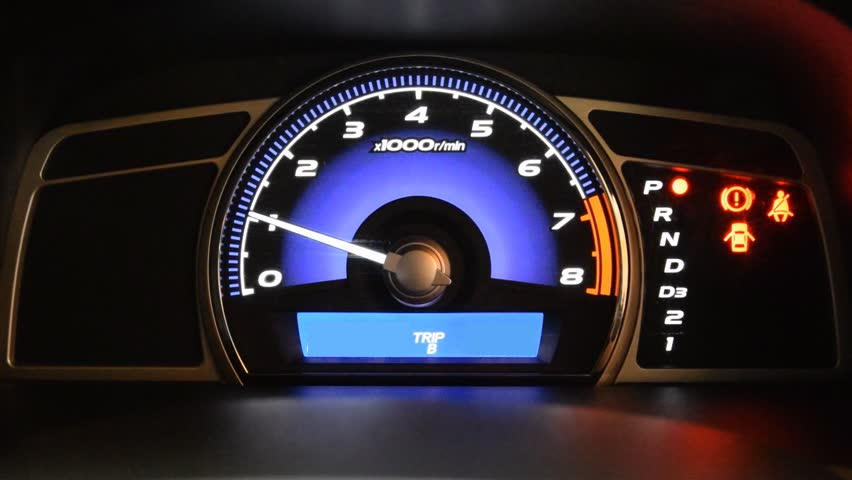
#> input picture dashboard.jpg, 852 x 480 px
$ python test.py   (older library calls are emulated)
#> lines starting #> are read from the running program, lines starting #| are printed output that depends on the picture
#> further down, img_input is the input picture: shape (480, 852, 3); mean B, G, R 44.2, 36.1, 42
import sys

import cv2
import numpy as np

# Draw rectangle on top of the input image
def draw_rectangle():
    x_init = 350
    y_init = 330
    x=450
    y=380
    top_left_pt, bottom_right_pt = (x_init,y_init), (x,y)

    # Create the "negative" film effect for the selected # region
    img[y_init:y, x_init:x] = 255 - img[y_init:y, x_init:x]

    # Draw rectangle around the selected region
    cv2.rectangle(img, top_left_pt, bottom_right_pt, (0,255,0), 2)
    rect_final = (x_init, y_init, x-x_init, y-y_init)

    # Remove the object in the selected region
    remove_object(img_orig, rect_final)

# Computing the energy matrix using modified algorithm
def compute_energy_matrix_modified(img, rect_roi):
#> called with rect_roi = (350, 330, 100, 50)
    gray = cv2.cvtColor(img, cv2.COLOR_BGR2GRAY)
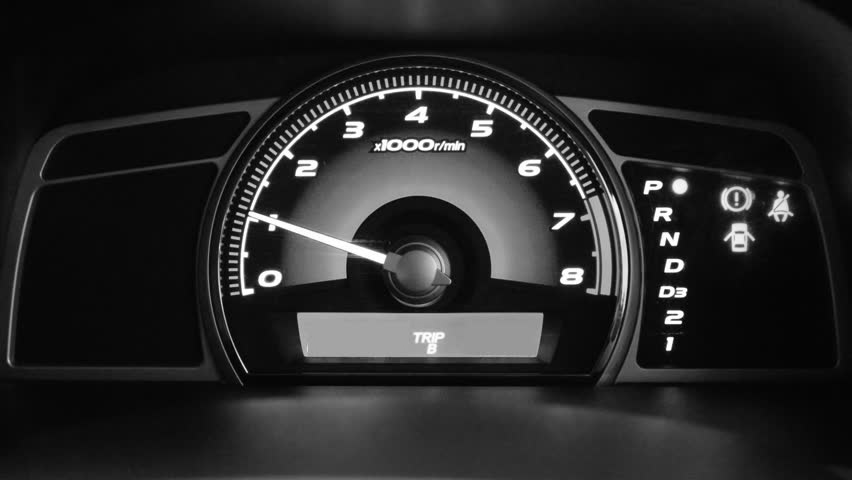
#> gray: shape (480, 852); min 0, max 255, mean 38.8

    # Compute the X derivative
    sobel_x = cv2.Sobel(gray,cv2.CV_64F,1,0,ksize=3)
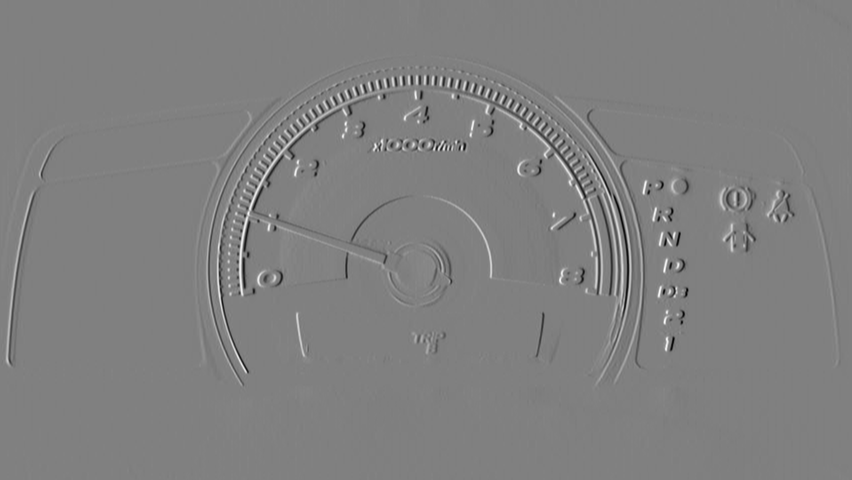
#> sobel_x: shape (480, 852) float64; min -920, max 907, mean 0; drawn with min black and max white

    # Compute the Y derivative
    sobel_y = cv2.Sobel(gray,cv2.CV_64F,0,1,ksize=3)
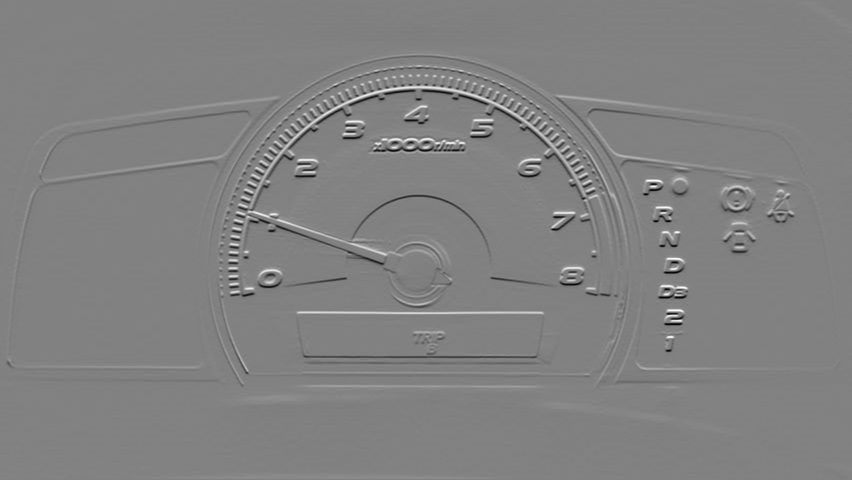
#> sobel_y: shape (480, 852) float64; min -929, max 900, mean 0.5; drawn with min black and max white
    abs_sobel_x = cv2.convertScaleAbs(sobel_x)
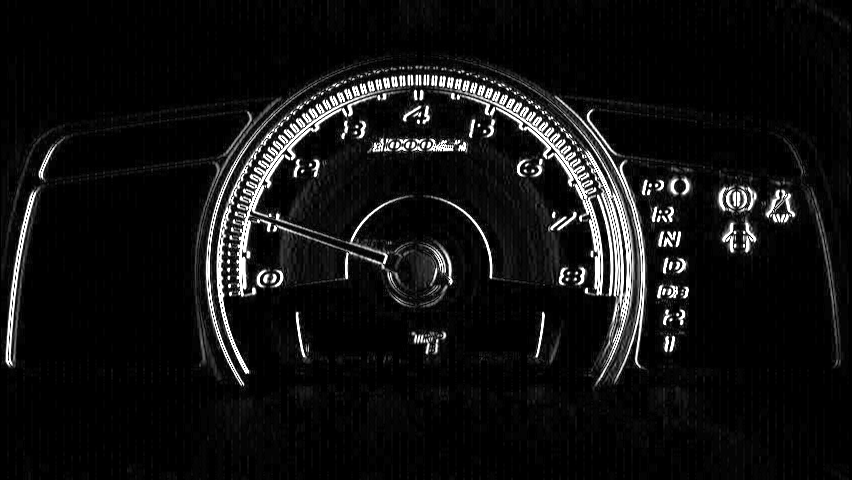
#> abs_sobel_x: shape (480, 852); min 0, max 255, mean 18
    abs_sobel_y = cv2.convertScaleAbs(sobel_y)
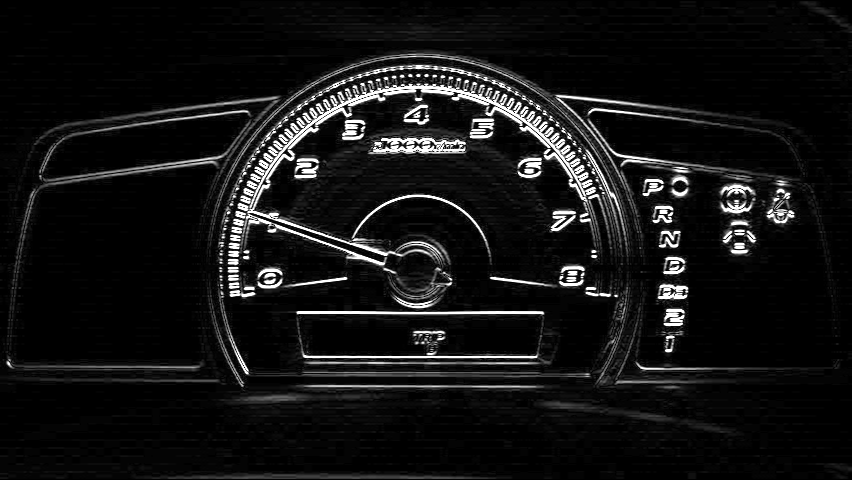
#> abs_sobel_y: shape (480, 852); min 0, max 255, mean 20.3

    # Compute weighted summation i.e. 0.5*X + 0.5*Y
    energy_matrix = cv2.addWeighted(abs_sobel_x, 0.5, abs_sobel_y, 0.5, 0)
    x,y,w,h = rect_roi

    # We want the seams to pass through this region, so make sure the energy values in this region are set to 0
    energy_matrix[y:y+h, x:x+w] = 0
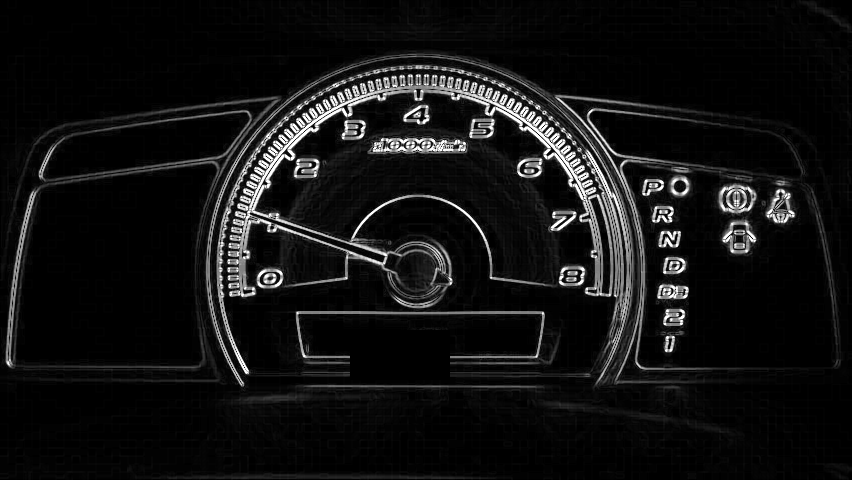
#> energy_matrix: shape (480, 852); min 0, max 255, mean 18.8

    return energy_matrix

# Compute energy matrix
def compute_energy_matrix(img):
    gray = cv2.cvtColor(img, cv2.COLOR_BGR2GRAY)

    # Compute X derivative
    sobel_x = cv2.Sobel(gray, cv2.CV_64F, 1, 0, ksize=3)

    # Compute Y derivative
    sobel_y = cv2.Sobel(gray, cv2.CV_64F, 0, 1, ksize=3)
    abs_sobel_x = cv2.convertScaleAbs(sobel_x)
    abs_sobel_y = cv2.convertScaleAbs(sobel_y)

    # Return weighted summation i.e. 0.5*X + 0.5*Y
    return cv2.addWeighted(abs_sobel_x, 0.5, abs_sobel_y, 0.5, 0)

# Find the vertical seam
def find_vertical_seam(img, energy):
    rows, cols = img.shape[:2]

    # Initialize the seam vector
    seam = np.zeros(img.shape[0])

    # Initialize the distance and edge matrices
    dist_to = np.zeros(img.shape[:2]) + sys.maxint
    dist_to[0,:] = np.zeros(img.shape[1])
    edge_to = np.zeros(img.shape[:2])

    # Dynamic programming; using double loop to compute the paths
    for row in range(rows-1):
        for col in range(cols):
            if col != 0:
                if dist_to[row+1, col-1] > dist_to[row, col] + energy[row+1, col-1]:
                    dist_to[row+1, col-1] = dist_to[row, col] + energy[row+1, col-1]
                    edge_to[row+1, col-1] = 1

            if dist_to[row+1, col] > dist_to[row, col] + energy[row+1, col]:
                dist_to[row+1, col] = dist_to[row, col] + energy[row+1, col]
                edge_to[row+1, col] = 0

            if col != cols-1:
                if dist_to[row+1, col+1] > dist_to[row, col] + energy[row+1, col+1]:
                    dist_to[row+1, col+1] = dist_to[row, col] + energy[row+1, col+1]
                    edge_to[row+1, col+1] = -1

    # Retracing the path
    seam[rows-1] = np.argmin(dist_to[rows-1, :])
    for i in (x for x in reversed(range(rows)) if x > 0):
        seam[i-1] = seam[i] + edge_to[i, int(seam[i])]

    return seam

# Add vertical seam to the input image
def add_vertical_seam(img, seam, num_iter):
    seam = seam + num_iter
    rows, cols = img.shape[:2]
    zero_col_mat = np.zeros((rows,1,3), dtype=np.uint8)
    img_extended = np.hstack((img, zero_col_mat))

    for row in range(rows):
        for col in range(cols, int(seam[row]), -1):
            img_extended[row, col] = img[row, col-1]

        # To insert a value between two columns, take the average # value of the neighbors. It looks smooth this way and we # can avoid unwanted artifacts.
        for i in range(3):
            v1 = img_extended[row, int(seam[row])-1, i]
            v2 = img_extended[row, int(seam[row])+1, i]
            img_extended[row, int(seam[row]), i] = (int(v1)+int(v2))/2

    return img_extended

# Remove vertical seam
def remove_vertical_seam(img, seam):
    rows, cols = img.shape[:2]
    for row in range(rows):
        for col in range(int(seam[row]), cols-1):
            img[row, col] = img[row, col+1]

    img = img[:, 0:cols-1]
    return img

# Remove the object from the input region of interest
def remove_object(img, rect_roi):
    num_seams = rect_roi[2] + 10
    energy = compute_energy_matrix_modified(img, rect_roi)

    # Start a loop and remove one seam at a time
    for i in range(num_seams):
        # Find the vertical seam that can be removed
        seam = find_vertical_seam(img, energy)

        # Remove that vertical seam
        img = remove_vertical_seam(img, seam)
        x,y,w,h = rect_roi

        # Compute energy matrix after removing the seam
        energy = compute_energy_matrix_modified(img, (x,y,w-i,h))
        print ('Number of seams removed =', i+1)
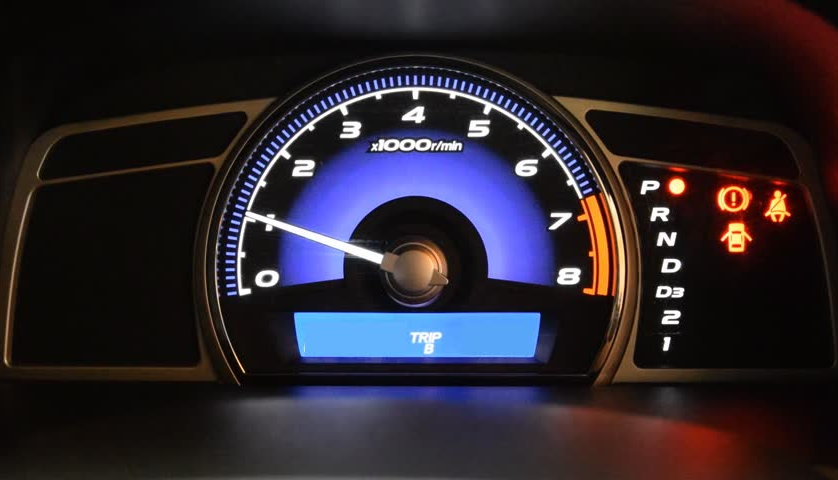
#> img: shape (480, 838, 3); mean of channels 0, 1, 2 44.8, 36.5, 42.4; drawn as B, G, R

    img_output = np.copy(img)

    # Fill up the region with surrounding values so that the size # of the image remains unchanged
    for i in range(num_seams):
        seam = find_vertical_seam(img, energy)
        img = remove_vertical_seam(img, seam)
        img_output = add_vertical_seam(img_output, seam, i)
        energy = compute_energy_matrix(img)
        print ('Number of seams added =', i+1)

    cv2.imshow('Input', img_input)
    cv2.imshow('Output', img_output)
    cv2.waitKey()

if __name__=='__main__':
    img_input = cv2.imread('dashboard.jpg')


    img = np.copy(img_input)
    img_orig = np.copy(img_input)

#> (the run stopped early here; a loop or call above may not have finished)
